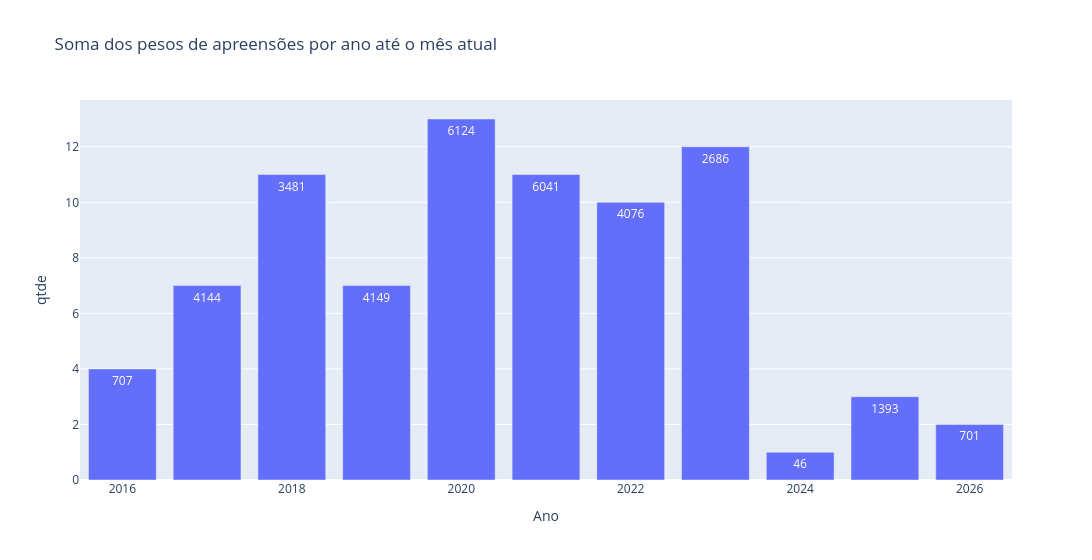

Source (notebook cell):
### Code cell
g.FigTotalApreensaoPorAnoParcial()

### Figure 1 — Plotly figure (JSON) as saved in the notebook; plotly's stock layout.template omitted (floating-point values rounded to 4 significant figures)
{"data": [{"hovertemplate": "Ano=%{x}<br>qtde=%{y}<br>peso=%{text}<extra></extra>", "legendgroup": "", "marker": {"color": "#636efa", "pattern": {"shape": ""}}, "name": "", "orientation": "v", "showlegend": false, "text": [707.0, 4144.0, 3481.0, 4149.0, 6124.0, 6041.0, 4076.0, 2686.0, 46.0, 1393.0, 701.0], "textposition": "auto", "type": "bar", "x": [2016, 2017, 2018, 2019, 2020, 2021, 2022, 2023, 2024, 2025, 2026], "xaxis": "x", "y": [4, 7, 11, 7, 13, 11, 10, 12, 1, 3, 2], "yaxis": "y"}], "layout": {"barmode": "relative", "legend": {"tracegroupgap": 0}, "title": {"text": "Soma dos pesos de apreensões por ano até o mês atual"}, "width": 1100, "xaxis": {"anchor": "y", "domain": [0, 1], "title": {"text": "Ano"}}, "yaxis": {"anchor": "x", "domain": [0, 1], "title": {"text": "qtde"}}}}
